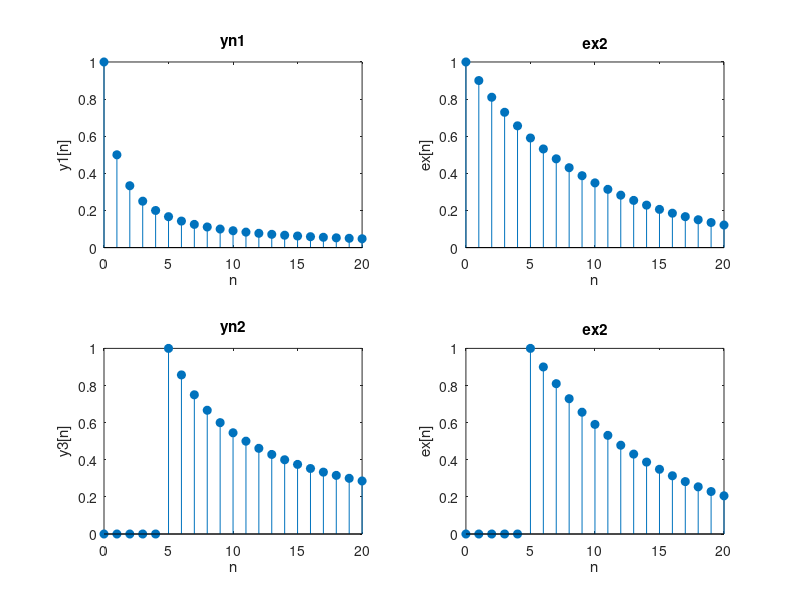

This chart was generated by the following MATLAB code:
nL = 0;
nR = 20;
n = (nL: nR);
yi = 0;

 x1 = [1, zeros(1, nR)];
yn1 = zeros(1, length(n));
 ex = zeros(1, length(n));
 ex(1) = 0.9* yi + x1(1);
 yn1(1) = n(1)/(n(1)+1)* yi + x1(1);
 
 for  ii = 2: length(n)
     yn1(ii) = n(ii) * yn1(ii - 1)/(n(ii) + 1) + x1(ii);
     ex(ii) = 0.9 * ex(ii-1) + x1(ii);
 end
 
 %yn2 = filter(1, [1, -0.9], x1);
 subplot(2, 2, 1);
 stem(n, yn1, 'fill');
 xlabel('n');
 ylabel('y1[n]');
 title('yn1');
 
 
 subplot(2, 2, 2);
 stem(n, ex, 'fill');
  title('ex2');
  xlabel('n');
 ylabel('ex[n]');
 
 %---------------
 
 x2 = [zeros(1, 5), 1, zeros(1, 15)];
 yn1 = zeros(1, 21);
 yn1(1) = n(1)/(n(1)+1)* yi + x2(1);
 
 ex = zeros(1, length(n));
 ex(1) = 0.9* yi + x2(1);
 
 for  j = 2: length(n)
     yn1(j) = n(j) * yn1(j - 1)/(n(j) + 1) + x2(j);
     ex(j) = 0.9 * ex(j-1) + x2(j);
 end
 
 %yn4 = filter(1, [1, -0.9], x2);
 
 subplot(2, 2, 3);
 stem(n, yn1, 'fill');
 title('yn2');
 xlabel('n');
 ylabel('y3[n]');
 
 
 subplot(2, 2, 4);
  stem(n, ex, 'fill');
 title('ex2');
 xlabel('n');
 ylabel('ex[n]');
 

 
 